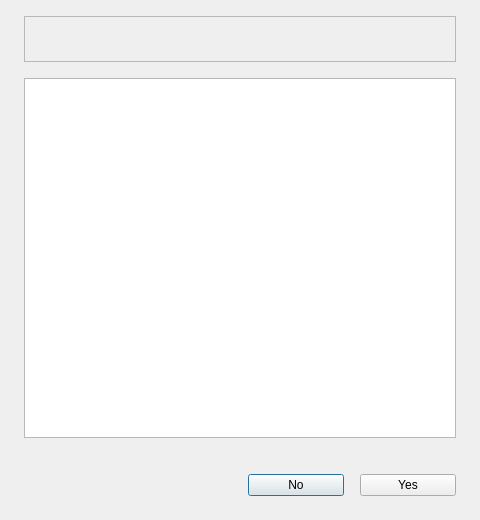
<?xml version="1.0" encoding="UTF-8"?>
<ui version="4.0">
 <class>LanguageSelectDialog</class>
 <widget class="QDialog" name="LanguageSelectDialog">
  <property name="geometry">
   <rect>
    <x>0</x>
    <y>0</y>
    <width>480</width>
    <height>520</height>
   </rect>
  </property>
  <property name="minimumSize">
   <size>
    <width>480</width>
    <height>520</height>
   </size>
  </property>
  <property name="maximumSize">
   <size>
    <width>480</width>
    <height>520</height>
   </size>
  </property>
  <property name="windowTitle">
   <string>Dialog</string>
  </property>
  <layout class="QVBoxLayout" name="verticalLayout">
   <property name="spacing">
    <number>16</number>
   </property>
   <property name="leftMargin">
    <number>24</number>
   </property>
   <property name="topMargin">
    <number>16</number>
   </property>
   <property name="rightMargin">
    <number>24</number>
   </property>
   <property name="bottomMargin">
    <number>24</number>
   </property>
   <item>
    <widget class="QFrame" name="frame">
     <property name="minimumSize">
      <size>
       <width>432</width>
       <height>46</height>
      </size>
     </property>
     <property name="maximumSize">
      <size>
       <width>432</width>
       <height>46</height>
      </size>
     </property>
     <property name="frameShape">
      <enum>QFrame::StyledPanel</enum>
     </property>
     <property name="frameShadow">
      <enum>QFrame::Raised</enum>
     </property>
     <layout class="QHBoxLayout" name="horizontalLayout">
      <property name="spacing">
       <number>0</number>
      </property>
      <property name="leftMargin">
       <number>0</number>
      </property>
      <property name="topMargin">
       <number>0</number>
      </property>
      <property name="rightMargin">
       <number>0</number>
      </property>
      <property name="bottomMargin">
       <number>0</number>
      </property>
     </layout>
    </widget>
   </item>
   <item>
    <widget class="QTableView" name="tableView">
     <property name="minimumSize">
      <size>
       <width>432</width>
       <height>360</height>
      </size>
     </property>
     <property name="maximumSize">
      <size>
       <width>432</width>
       <height>360</height>
      </size>
     </property>
    </widget>
   </item>
   <item>
    <spacer name="verticalSpacer">
     <property name="orientation">
      <enum>Qt::Vertical</enum>
     </property>
     <property name="sizeHint" stdset="0">
      <size>
       <width>20</width>
       <height>40</height>
      </size>
     </property>
    </spacer>
   </item>
   <item>
    <layout class="QHBoxLayout" name="horizontalLayout_4">
     <property name="spacing">
      <number>16</number>
     </property>
     <item>
      <spacer name="horizontalSpacer">
       <property name="orientation">
        <enum>Qt::Horizontal</enum>
       </property>
       <property name="sizeHint" stdset="0">
        <size>
         <width>40</width>
         <height>20</height>
        </size>
       </property>
      </spacer>
     </item>
     <item>
      <widget class="QPushButton" name="noBtn">
       <property name="minimumSize">
        <size>
         <width>96</width>
         <height>0</height>
        </size>
       </property>
       <property name="maximumSize">
        <size>
         <width>96</width>
         <height>16777215</height>
        </size>
       </property>
       <property name="text">
        <string>No</string>
       </property>
      </widget>
     </item>
     <item>
      <widget class="QPushButton" name="yesBtn">
       <property name="minimumSize">
        <size>
         <width>96</width>
         <height>0</height>
        </size>
       </property>
       <property name="maximumSize">
        <size>
         <width>96</width>
         <height>16777215</height>
        </size>
       </property>
       <property name="text">
        <string>Yes</string>
       </property>
      </widget>
     </item>
    </layout>
   </item>
  </layout>
 </widget>
 <resources/>
 <connections/>
</ui>
